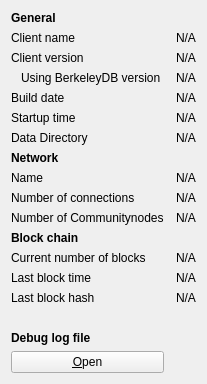
     <widget class="QWidget" name="tab_info">
      <attribute name="title">
       <string>&amp;Information</string>
      </attribute>
      <layout class="QGridLayout" name="gridLayout" columnstretch="0,0">
       <property name="horizontalSpacing">
        <number>12</number>
       </property>
       <item row="0" column="0">
        <widget class="QLabel" name="generalHeader">
         <property name="font">
          <font>
           <weight>75</weight>
           <bold>true</bold>
          </font>
         </property>
         <property name="text">
          <string>General</string>
         </property>
        </widget>
       </item>
       <item row="1" column="0">
        <widget class="QLabel" name="clientNameLabel">
         <property name="text">
          <string>Client name</string>
         </property>
        </widget>
       </item>
       <item row="1" column="1">
        <widget class="QLabel" name="clientName">
         <property name="cursor">
          <cursorShape>IBeamCursor</cursorShape>
         </property>
         <property name="text">
          <string>N/A</string>
         </property>
         <property name="textFormat">
          <enum>Qt::PlainText</enum>
         </property>
         <property name="textInteractionFlags">
          <set>Qt::LinksAccessibleByMouse|Qt::TextSelectableByKeyboard|Qt::TextSelectableByMouse</set>
         </property>
        </widget>
       </item>
       <item row="2" column="0">
        <widget class="QLabel" name="clientVersionLabel">
         <property name="text">
          <string>Client version</string>
         </property>
        </widget>
       </item>
       <item row="2" column="1">
        <widget class="QLabel" name="clientVersion">
         <property name="cursor">
          <cursorShape>IBeamCursor</cursorShape>
         </property>
         <property name="text">
          <string>N/A</string>
         </property>
         <property name="textFormat">
          <enum>Qt::PlainText</enum>
         </property>
         <property name="textInteractionFlags">
          <set>Qt::LinksAccessibleByMouse|Qt::TextSelectableByKeyboard|Qt::TextSelectableByMouse</set>
         </property>
        </widget>
       </item>
       <item row="3" column="0">
        <widget class="QLabel" name="berkeleyDBVersionLabel">
         <property name="text">
          <string>Using BerkeleyDB version</string>
         </property>
         <property name="indent">
          <number>10</number>
         </property>
        </widget>
       </item>
       <item row="3" column="1">
        <widget class="QLabel" name="berkeleyDBVersion">
         <property name="cursor">
          <cursorShape>IBeamCursor</cursorShape>
         </property>
         <property name="text">
          <string>N/A</string>
         </property>
         <property name="textFormat">
          <enum>Qt::PlainText</enum>
         </property>
         <property name="textInteractionFlags">
          <set>Qt::LinksAccessibleByMouse|Qt::TextSelectableByKeyboard|Qt::TextSelectableByMouse</set>
         </property>
        </widget>
       </item>
       <item row="4" column="0">
        <widget class="QLabel" name="buildDateLabel">
         <property name="text">
          <string>Build date</string>
         </property>
        </widget>
       </item>
       <item row="4" column="1">
        <widget class="QLabel" name="buildDate">
         <property name="cursor">
          <cursorShape>IBeamCursor</cursorShape>
         </property>
         <property name="text">
          <string>N/A</string>
         </property>
         <property name="textFormat">
          <enum>Qt::PlainText</enum>
         </property>
         <property name="textInteractionFlags">
          <set>Qt::LinksAccessibleByMouse|Qt::TextSelectableByKeyboard|Qt::TextSelectableByMouse</set>
         </property>
        </widget>
       </item>
       <item row="5" column="0">
        <widget class="QLabel" name="startupTimeLabel">
         <property name="text">
          <string>Startup time</string>
         </property>
        </widget>
       </item>
       <item row="5" column="1">
        <widget class="QLabel" name="startupTime">
         <property name="cursor">
          <cursorShape>IBeamCursor</cursorShape>
         </property>
         <property name="text">
          <string>N/A</string>
         </property>
         <property name="textFormat">
          <enum>Qt::PlainText</enum>
         </property>
         <property name="textInteractionFlags">
          <set>Qt::LinksAccessibleByMouse|Qt::TextSelectableByKeyboard|Qt::TextSelectableByMouse</set>
         </property>
        </widget>
       </item>
       <item row="6" column="0">
        <widget class="QLabel" name="dataDirLabel">
         <property name="text">
          <string>Data Directory</string>
         </property>
        </widget>
       </item>
       <item row="6" column="1">
        <widget class="QLabel" name="dataDir">
         <property name="text">
          <string>N/A</string>
         </property>
        </widget>
       </item>
       <item row="7" column="0">
        <widget class="QLabel" name="networkHeader">
         <property name="font">
          <font>
           <weight>75</weight>
           <bold>true</bold>
          </font>
         </property>
         <property name="text">
          <string>Network</string>
         </property>
        </widget>
       </item>
       <item row="8" column="0">
        <widget class="QLabel" name="networkNameLabel">
         <property name="text">
          <string>Name</string>
         </property>
        </widget>
       </item>
       <item row="8" column="1">
        <widget class="QLabel" name="networkName">
         <property name="cursor">
          <cursorShape>IBeamCursor</cursorShape>
         </property>
         <property name="text">
          <string>N/A</string>
         </property>
         <property name="textFormat">
          <enum>Qt::PlainText</enum>
         </property>
         <property name="textInteractionFlags">
          <set>Qt::LinksAccessibleByMouse|Qt::TextSelectableByKeyboard|Qt::TextSelectableByMouse</set>
         </property>
        </widget>
       </item>
       <item row="9" column="0">
        <widget class="QLabel" name="numberOfConnectionsLabel">
         <property name="text">
          <string>Number of connections</string>
         </property>
        </widget>
       </item>
       <item row="9" column="1">
        <widget class="QLabel" name="numberOfConnections">
         <property name="cursor">
          <cursorShape>IBeamCursor</cursorShape>
         </property>
         <property name="text">
          <string>N/A</string>
         </property>
         <property name="textFormat">
          <enum>Qt::PlainText</enum>
         </property>
         <property name="textInteractionFlags">
          <set>Qt::LinksAccessibleByMouse|Qt::TextSelectableByKeyboard|Qt::TextSelectableByMouse</set>
         </property>
        </widget>
       </item>
       <item row="10" column="0">
        <widget class="QLabel" name="masternodeCountLabel">
         <property name="text">
          <string>Number of Communitynodes</string>
         </property>
        </widget>
       </item>
       <item row="10" column="1">
        <widget class="QLabel" name="masternodeCount">
         <property name="cursor">
          <cursorShape>IBeamCursor</cursorShape>
         </property>
         <property name="text">
          <string>N/A</string>
         </property>
         <property name="textFormat">
          <enum>Qt::PlainText</enum>
         </property>
         <property name="textInteractionFlags">
          <set>Qt::LinksAccessibleByMouse|Qt::TextSelectableByKeyboard|Qt::TextSelectableByMouse</set>
         </property>
        </widget>
       </item>
       <item row="11" column="0">
        <widget class="QLabel" name="blockchainHeader">
         <property name="font">
          <font>
           <weight>75</weight>
           <bold>true</bold>
          </font>
         </property>
         <property name="text">
          <string>Block chain</string>
         </property>
        </widget>
       </item>
       <item row="12" column="0">
        <widget class="QLabel" name="numberOfBlocksLabel">
         <property name="text">
          <string>Current number of blocks</string>
         </property>
        </widget>
       </item>
       <item row="12" column="1">
        <widget class="QLabel" name="numberOfBlocks">
         <property name="cursor">
          <cursorShape>IBeamCursor</cursorShape>
         </property>
         <property name="text">
          <string>N/A</string>
         </property>
         <property name="textFormat">
          <enum>Qt::PlainText</enum>
         </property>
         <property name="textInteractionFlags">
          <set>Qt::LinksAccessibleByMouse|Qt::TextSelectableByKeyboard|Qt::TextSelectableByMouse</set>
         </property>
        </widget>
       </item>
       <item row="13" column="0">
        <widget class="QLabel" name="lastBlockTimeLabel">
         <property name="text">
          <string>Last block time</string>
         </property>
        </widget>
       </item>
       <item row="13" column="1">
        <widget class="QLabel" name="lastBlockTime">
         <property name="cursor">
          <cursorShape>IBeamCursor</cursorShape>
         </property>
         <property name="text">
          <string>N/A</string>
         </property>
         <property name="textFormat">
          <enum>Qt::PlainText</enum>
         </property>
         <property name="textInteractionFlags">
          <set>Qt::LinksAccessibleByMouse|Qt::TextSelectableByKeyboard|Qt::TextSelectableByMouse</set>
         </property>
        </widget>
       </item>
       <item row="14" column="0">
        <widget class="QLabel" name="lastBlockHashLabel">
         <property name="text">
          <string>Last block hash</string>
         </property>
        </widget>
       </item>
       <item row="14" column="1">
        <widget class="QLabel" name="lastBlockHash">
         <property name="text">
          <string>N/A</string>
         </property>
        </widget>
       </item>
       <item row="15" column="0">
        <spacer name="verticalSpacer_2">
         <property name="orientation">
          <enum>Qt::Vertical</enum>
         </property>
         <property name="sizeHint" stdset="0">
          <size>
           <width>20</width>
           <height>20</height>
          </size>
         </property>
        </spacer>
       </item>
       <item row="16" column="0">
        <widget class="QLabel" name="debugLogFileHeader">
         <property name="font">
          <font>
           <weight>75</weight>
           <bold>true</bold>
          </font>
         </property>
         <property name="text">
          <string>Debug log file</string>
         </property>
        </widget>
       </item>
       <item row="17" column="0">
        <widget class="QPushButton" name="openDebugLogfileButton">
         <property name="toolTip">
          <string>Open the Posante debug log file from the current data directory. This can take a few seconds for large log files.</string>
         </property>
         <property name="text">
          <string>&amp;Open</string>
         </property>
         <property name="autoDefault">
          <bool>false</bool>
         </property>
        </widget>
       </item>
      </layout>
     </widget>
